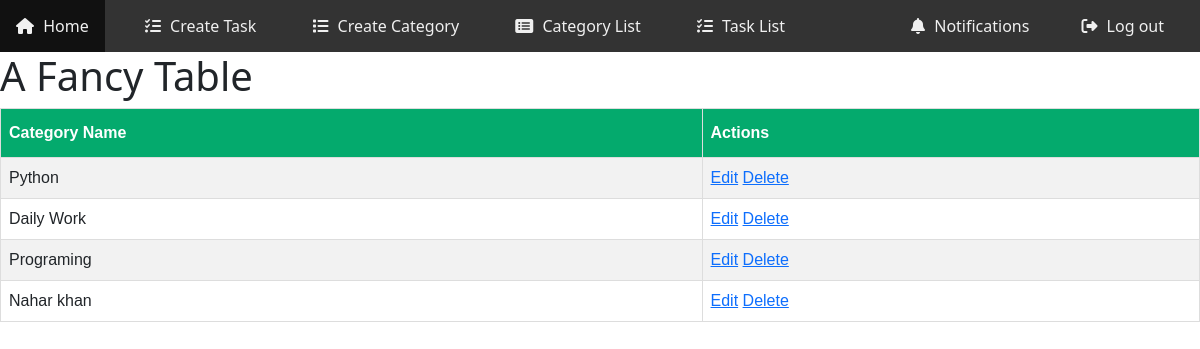
/Category_List/, run on the app's committed database.
### myApp/models.py (models this page shows, shortened)
class TaskCategory(models.Model):
    name = models.CharField(max_length=50)
    user = models.ForeignKey(Custom_User, on_delete=models.CASCADE)

### myProject/views.py (the view)
# urls.py: path('Category_List/', Category_List, name='Category_List'),
def Category_List(request):
    categories=TaskCategory.objects.all()
    return render(request,'Category_List.html',{'categories':categories})

### template/Category_List.html (shortened to what this page needs)
{% include "navbar.html" %}
  {% block content %}
<!DOCTYPE html>
<html>
<head>
</head>
<body>
<h1>A Fancy Table</h1>
<table id="customers">
  <tr>
    <th>Category Name</th>
    <th>Actions</th>
  </tr>
  {% for i in categories %}
  <tr>
    <td>{{i.name}}</td>
    <td>
        <a href="{% url 'edit_categoryPage' i.id %}">Edit</a>
        <a href="{% url 'delete_categoryPage' i.id %}">Delete</a>
    </td>
  </tr>
  {% endfor %}
</table>
</body>
</html>
{% endblock content %}

### template/navbar.html (style rules this page uses)
* { margin: 0; padding: 0; box-sizing: border-box; }

### template/Category_List.html (style rules this page uses)
#customers { font-family: Arial, Helvetica, sans-serif; border-collapse: collapse; width: 100%; }
#customers td, #customers th { border: 1px solid #ddd; padding: 8px; }
#customers tr:nth-child(even) { background-color: #f2f2f2; }
#customers th { padding-top: 12px; padding-bottom: 12px; text-align: left; background-color: #04AA6D; color: white; }

### data on the page
TaskCategory: name "Python"
TaskCategory: name "Daily Work"
TaskCategory: name "Programing"
TaskCategory: name "Nahar khan"
